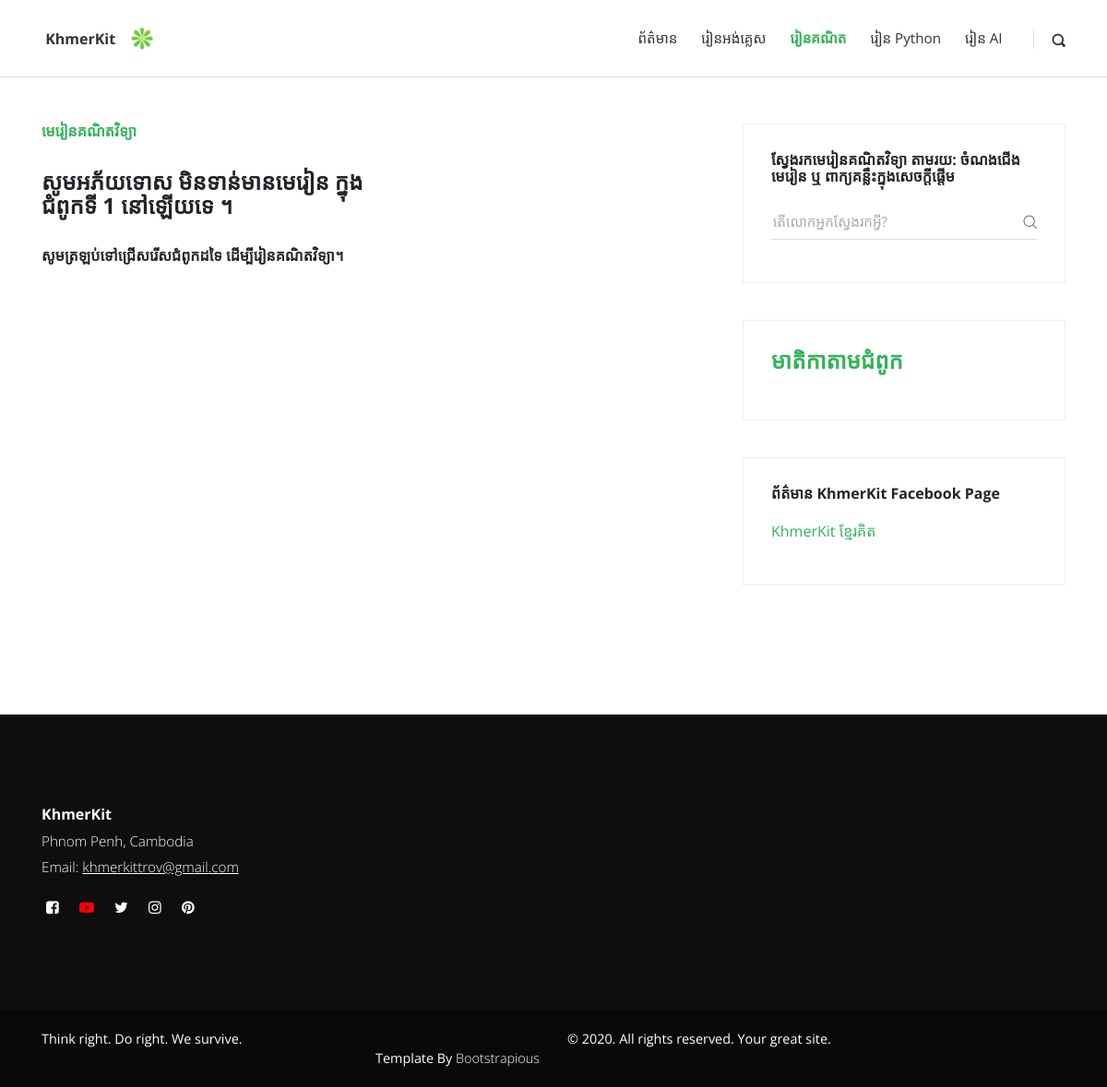
/mathematics_chapter/1/, run on an earlier commit of the app's database.
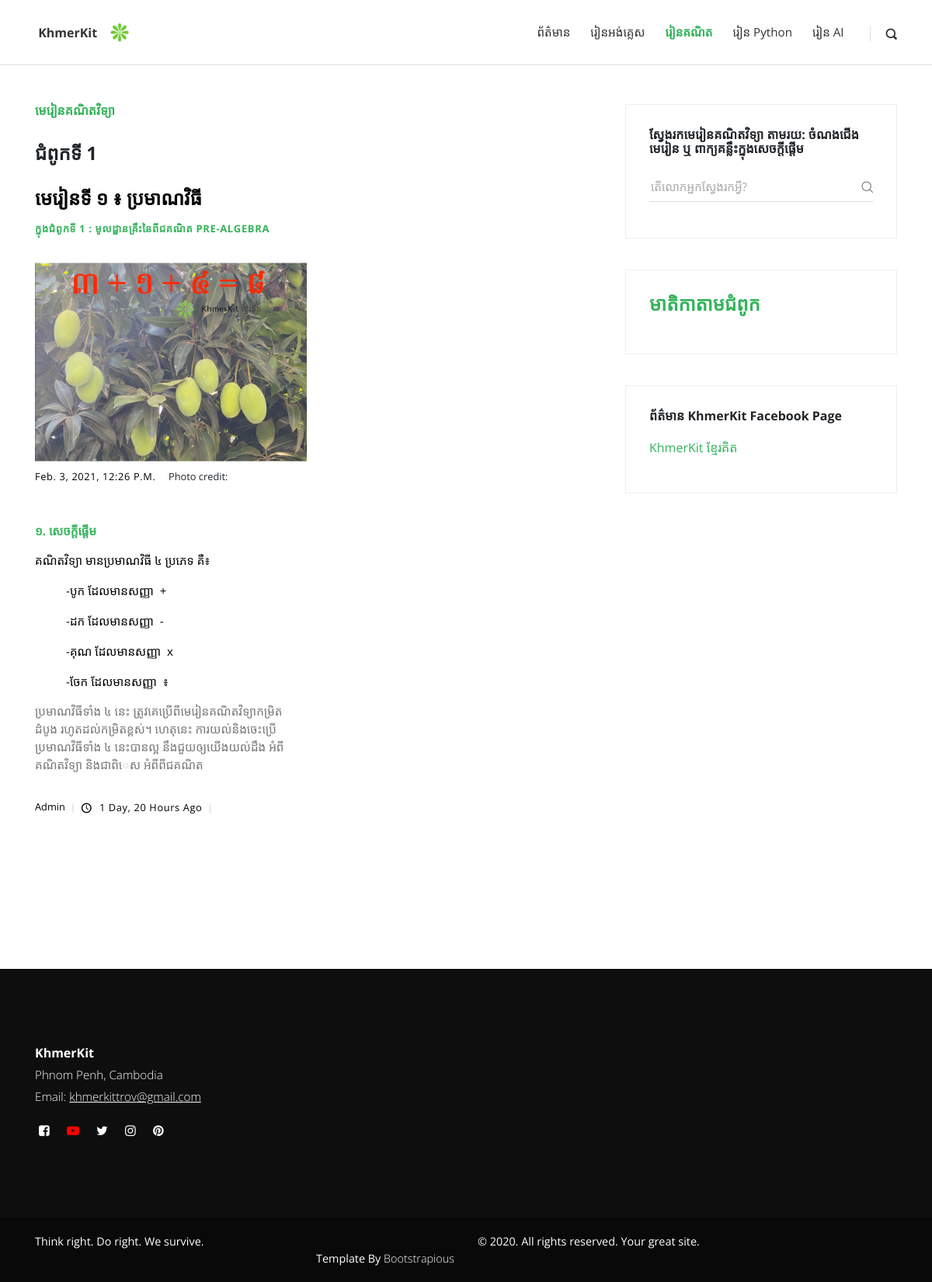
And on a later commit of the database.
### mathapp/models.py (models this page shows, shortened)
class Math_Unit(models.Model):
    title = models.CharField(max_length=250)
    chapter = models.ForeignKey(Math_Chapter, on_delete=models.CASCADE)
    date_posted = models.DateTimeField(default=timezone.now)
    content = RichTextField(blank=True, null=True)
    article1 = RichTextField(blank=True, null=True)
    thumbnailIndex = models.ImageField(default='default.png', blank=True, unique=False)
    photo_credit_thumbnailIndex = models.CharField(max_length=50, default='?')
    video = EmbedVideoField(default='default.mp3', blank=True)
    thumbnail1 = models.ImageField(default='default.png', blank=True, unique=False)
    photo_credit_thumbnail1 = models.CharField(max_length=50, default='?')
    article2 = RichTextField(blank=True, null=True)
    thumbnail2 = models.ImageField(default='default.png', blank=True)
    photo_credit_thumbnail2 = models.CharField(max_length=50, default='?')
    article3 = RichTextField(blank=True, null=True)
    thumbnail3 = models.ImageField(default='default.png', blank=True)
    photo_credit_thumbnail3 = models.CharField(max_length=50, default='?')
    author = models.ForeignKey(User, on_delete=models.CASCADE)
    class Meta:
        verbose_name = 'Math_Unit'
        verbose_name_plural = 'Math_Units'

class Math_Chapter(models.Model):
    title = models.CharField(max_length=200, unique= True)
    description = models.CharField(max_length=250, default=True)
    class Meta:
        ordering = ('title', )
        verbose_name = 'Math_Chapter'
        verbose_name_plural = 'Math_Chapters'

### mathapp/views.py (the view)
# urls.py: path('mathematics_chapter/<str:mathcpt>/', views.math_each_chapter, name='math-each-chapter-page'),
def math_each_chapter(request, mathcpt):
    chapter_units = Math_Unit.objects.filter(chapter=mathcpt)
    query = request.GET.get('q')
    if query:
        chapter_units = chapter_units.filter(Q(mathcpt__icontains=query)
        )
    context = {
        'mathcpt' : mathcpt,
        'chapter_units': chapter_units
    }
    return render(request, 'math_each_chapter.html', context)

### templates/math_each_chapter.html (shortened to what this page needs)
{% load static %}
<!DOCTYPE html>
<html>
  <head>
    <link rel="stylesheet" href="{% static 'vendor/bootstrap/css/bootstrap.min.css'%}">
    <link rel="stylesheet" href="{% static 'vendor/font-awesome/css/font-awesome.min.css'%}">
    <link rel="stylesheet" href="{% static 'css/fontastic.css'%}">
    <link rel="stylesheet" href="{% static 'vendor/@fancyapps/fancybox/jquery.fancybox.min.css'%}">
    <link rel="stylesheet" href="{% static 'css/style.green.css'%}" id="theme-stylesheet">
  </head>
  <body>
    <header class="header">
      <nav class="navbar navbar-expand-lg">
        <div class="container">
          <div class="navbar-header d-flex align-items-center justify-content-between">
             <a href="/" class="navbar-brand">&nbsp;KhmerKit</a>
             <a href="/" class="navbar-brand"><img src="{% static 'img/greenflowerfit.png'%}"></a>
          </div>
          <div id="navbarcollapse" class="collapse navbar-collapse">
            <ul class="navbar-nav ml-auto">
              <li class="nav-item"><a href="/" class="nav-link">ព័ត៌មាន</a>
              </li>
              <li class="nav-item"><a href="/english_tutorial" class="nav-link">រៀនអង់គ្លេស</a>
              </li>
              <li class="nav-item"><a href="/mathematics_tutorial" class="nav-link active">រៀនគណិត</a>
              </li>
              <li class="nav-item"><a href="/python_tutorial" class="nav-link">រៀន Python</a>
              </li>
              <li class="nav-item"><a href="/artificial_intelligence_tutorial" class="nav-link">រៀន AI</a>
              </li>
            </ul>
            <div class="navbar-text">
              <a href="#" class="search-btn"><i class="icon-search-1"></i>
              </a>
            </div>
          </div>
        </div>
      </nav>
    </header>
    <div class="container">
      <div class="row">
        <main class="posts-listing col-lg-8">
          <div class="container">
           <div class="row">
            {% if chapter_units %}
                 <div class="post col-xl-6">
                     <h6 style="color:#33b35a"> មេរៀនគណិតវិទ្យា </h6>
                     <br>
                     <h4> ជំពូកទី {{mathcpt}} </h4>
                     <br />
                    {% for m in chapter_units %}
                      <h3 class="h4">
                        <a href="{% url 'math-details' m.pk %}" style="color:#000000" >{{ m.title }}
                        </a>
                      </h3>
                      <div class="post-meta d-flex justify-content-between">
                          <div class="category"><a href="{% url 'math-chapter-list-page'%}"> ក្នុងជំពូកទី {{ m.chapter.id }} : {{ m.chapter.title }}</a></div>
                      </div>
                      <br>
                      <div class="post-thumbnail"><a href="{% url 'math-details' m.pk %}"><img src="{{ m.thumbnailIndex.url }}" alt="..." class="img-fluid"></a></div>
                      <div class="post-details">
                          <div class="post-meta d-flex justify-content-start">
                            <div class="date meta-last" style="color:#000000" >{{ m.date_posted }}</div>
                            <div class> Photo credit: {{ m.photo_credit }}</div>
                          </div>
                          <p class="text-muted"><a href="{% url 'math-details' m.pk %}" style="color:#000000" >{{ m.content|safe }}</a></p>
                          <footer class="post-footer d-flex align-items-center">
                            <div class="title"><a href="mailto:khmerkittrov@gmail.com" style="color:#000000" ><span>{{ m.author }}</span></a></div>
                            <div class="date" style="color:#000000" ><i class="icon-clock"></i> {{ m.date_posted|timesince }} ago</div>
                          </footer>
                      </div>
                      <br>
                      <br>
                    {% endfor %}
                 </div>
            {% else %}
                <div class="post col-xl-6">
                      <h6 style="color:#33b35a"> មេរៀនគណិតវិទ្យា </h6>
                        <br>
                      <h4>សូមអភ័យទោស មិនទាន់មានមេរៀន ក្នុងជំពូកទី {{mathcpt}} នៅឡើយទេ ។</h4>
                        <br>
                      <h6>សូមត្រឡប់ទៅជ្រើសរើសជំពូកដទៃ ដើម្បីរៀនគណិតវិទ្យា។</h6>
                </div>
            {% endif %}
           </div>
          </div>
        </main>
       <aside class="col-lg-4">
          <div class="widget search">
            <header>
              <h3 class="h6">ស្វែងរកមេរៀនគណិតវិទ្យា តាមរយ: ចំណងជើងមេរៀន ឬ ពាក្យគន្លឹះក្នុងសេចក្តីផ្តើម</h3>
            </header>
            <form action="{% url 'math-search-result-page' %}" class="search-form">
              <div class="form-group">
                <input type="text" name = "q" placeholder="តើលោកអ្នកស្វែងរកអ្វី?">
                <button type="submit" class="submit"><i class="icon-search"></i></button>
              </div>
            </form>
          </div>
       <div class="widget categories">
            <header>
              <h4><a href="{% url 'math-chapter-list-page' %}">មាតិកាតាមជំពូក</a></h4>
            </header>
       </div>
       <div class="widget tags">
            <header>
              <h3 class="h6">ព័ត៌មាន KhmerKit Facebook Page</h3>
            </header>
            <div class="fb-page" data-href="https://www.facebook.com/KhmerKit-&#x1781;&#x17d2;&#x1798;&#x17c2;&#x179a;&#x1782;&#x17b7;&#x178f;-100759281519898/" data-tabs="" data-width="200" data-height="" data-small-header="false" data-adapt-container-width="true" data-hide-cover="false" data-show-facepile="true"><blockquote cite="https://www.facebook.com/KhmerKit-&#x1781;&#x17d2;&#x1798;&#x17c2;&#x179a;&#x1782;&#x17b7;&#x178f;-100759281519898/" class="fb-xfbml-parse-ignore"><a href="https://www.facebook.com/KhmerKit-&#x1781;&#x17d2;&#x1798;&#x17c2;&#x179a;&#x1782;&#x17b7;&#x178f;-100759281519898/">KhmerKit ខ្មែរគិត</a></blockquote></div>
       </div>
        </aside>
      </div>
    </div>
    <footer class="main-footer">
      <div class="container">
        <div class="row">
          <div class="col-md-4">
            <div class="logo">
              <h6 class="text-white">KhmerKit</h6>
            </div>
            <div class="contact-details">
              <p>Phnom Penh, Cambodia</p>
              <p>Email: <a href="mailto:khmerkittrov@gmail.com">khmerkittrov@gmail.com</a></p>
              <ul class="social-menu">
                <li class="list-inline-item"><a href="https://www.facebook.com/KhmerKit-%E1%9E%81%E1%9F%92%E1%9E%98%E1%9F%82%E1%9E%9A%E1%9E%82%E1%9E%B7%E1%9E%8F-100759281519898"><i class="fa fa-facebook-square"></i></a></li>
                <li class="list-inline-item"><a href="https://www.youtube.com/channel/UCP4U11tWLJaEYgcpLyLvtDg"><i class="fa fa-youtube-play" style="color:red"></i></a></li>
                <li class="list-inline-item"><a href="https://twitter.com/KhmerKit"><i class="fa fa-twitter"></i></a></li>
                <li class="list-inline-item"><a href="#"><i class="fa fa-instagram"></i></a></li>
                <li class="list-inline-item"><a href="#"><i class="fa fa-pinterest"></i></a></li>
              </ul>
            </div>
          </div>
        </div>
      </div>
      <div class="copyrights">
        <div class="container">
          <div class="row">
            <div class="col-md-6">
              <p> Think right. Do right. We survive.</p>
            </div>
            <div class="col-md-6">
              <p>&copy; 2020. All rights reserved. Your great site.</p>
            </div>
            <div class="col-md-6 text-right">
              <p>Template By <a href="https://bootstrapious.com/p/bootstrap-carousel" class="text-white">Bootstrapious</a>
              </p>
            </div>
          </div>
        </div>
      </div>
    </footer>
  </body>
</html>

### static/css/style.green.css (style rules this page uses)
body { overflow-x: hidden; }
strong { font-weight: 700; }
a, i, span { display: inline-block; text-decoration: none; -webkit-transition: all 0.3s; transition: all 0.3s; }
a i { -webkit-transition: none; transition: none; }
ul { margin: 0; padding: 0; }
button, input { outline: none !important; font-family: "Open Sans", sans-serif; }
button { cursor: pointer; }
main, aside { padding: 50px 0 100px; }
.widget { margin-bottom: 40px; padding: 30px; border: 1px solid #eee; }
.widget header { margin-bottom: 20px; }
.category a { color: #33b35a; letter-spacing: 0.08em; font-weight: 700; text-transform: uppercase; text-decoration: none; font-size: 13px; }
.category a::after { content: ','; color: #ddd; display: inline-block; margin-right: 5px; }
.category a:last-of-type::after { display: none; }
i[class*="icon-"] { -webkit-transform: translateY(3px); transform: translateY(3px); }
.text-white { color: #fff; }
h1, h2, h3, h4, h5, h6 { margin-bottom: 15px; }
.navbar { background: #fff; padding-top: 20px !important; padding-bottom: 20px !important; z-index: 9998; border-bottom: 1px solid #ddd; }
.navbar .langs a:first-of-type, .navbar .search-btn { margin-left: 20px; padding-left: 20px; border-left: 1px solid #ddd; height: 20px; line-height: 20px; }
.navbar .search-btn { color: #333; font-size: 0.9em; }
.navbar .navbar-nav a.nav-link { color: #333; margin: 0 5px; font-weight: 400; font-size: 0.95em; }
.navbar .navbar-nav a.nav-link.active { color: #33b35a; font-weight: bold; }
.post-meta { margin: 10px 0; font-size: 0.8em; }
.post-meta .date { text-transform: uppercase; font-weight: 400; }
.post-meta .date::after { display: none; }
.post p:not(.lead) { font-weight: 400; color: #777; font-size: 0.95em; }
.post a { text-decoration: none; }
.post h3 { line-height: 1.1em; color: #222; -webkit-transition: all 0.3s; transition: all 0.3s; margin-bottom: 1rem; }
.post .category a { color: #33b35a; letter-spacing: 0.05em; font-weight: 700; text-transform: uppercase; text-decoration: none; }
.post .date { letter-spacing: 0.05em; font-weight: 400; text-transform: uppercase; color: #aaa; }
.post .title, .post .date, .post .comments, .post .views { font-weight: 400; color: #999; text-transform: capitalize; }
.post .title i, .post .date i, .post .comments i, .post .views i { margin-right: 5px; font-size: 1.1em; }
.post .title::after, .post .date::after, .post .comments::after, .post .views::after { content: '|'; display: inline-block; margin: 0 7px; font-size: 0.9em; color: #ccc; }
.post .meta-last::after { display: none; }
footer.main-footer { background: #0e0e0e; padding: 100px 0 0; color: #fff; }
footer.main-footer .contact-details p { font-weight: 300; color: #fff; margin-bottom: 5px; font-size: 0.95em; }
footer.main-footer .contact-details a { text-decoration: underline; margin-bottom: 0; }
footer.main-footer a { color: inherit; font-weight: 300; margin-bottom: 7px; }
footer.main-footer ul { margin-right: 30px; }
footer.main-footer .copyrights { background: #090909; margin-top: 100px; padding: 20px 0; font-size: 0.9em; }
footer.main-footer .copyrights * { margin-bottom: 0; }
footer.main-footer .social-menu { margin-top: 20px; }
footer.main-footer .social-menu li { padding: 0 5px; }
main.posts-listing { padding-top: 50px; padding-left: 0; padding-right: 0; }
main.posts-listing .post { margin-bottom: 50px; }
main.posts-listing .post-footer { font-size: 0.8em; }
.widget.search .form-group { position: relative; }
.widget.search input { width: 100%; height: 40px; line-height: 40px; border: none; border-bottom: 1px solid #ddd; font-size: 0.95em; font-family: "Open Sans", sans-serif; font-weight: 400; background: none; }
.widget.search .submit { height: 40px; padding: 0; line-height: 40px; background: none; border: none; color: #555; font-size: 0.9em; position: absolute; top: 0; right: 0; }
.navbar { padding: 0.5rem 1rem; }
.navbar-brand { display: inline-block; padding-top: 0.5rem; padding-bottom: 0.5rem; margin-right: 1rem; font-size: 1rem; color: #333; font-weight: bold; }
body { font-family: "Open Sans", sans-serif; font-size: 1rem; font-weight: normal; line-height: 1.5; color: #212529; background-color: #fff; }
a { color: #33b35a; text-decoration: none; }
h1, h2, h3, h4, h5, h6, .h1, .h2, .h3, .h4, .h5, .h6 { margin-bottom: 0.5rem; font-family: inherit; font-weight: 700; line-height: 1.1; color: inherit; }
h3, .h3 { font-size: 1.75rem; }
h4, .h4 { font-size: 1.5rem; }
h6, .h6 { font-size: 1rem; }

What changed in the data, as far as the page shows it:
added Math_Unit: title "មេរៀនទី ១ ៖ ប្រមាណវិធី", chapter.id "1", chapter "មូលដ្ឋានគ្រឹះនៃពីជគណិត PRE-ALGEBRA", thumbnailIndex (picture), date_posted "Feb. 3, 2021, 12:26 P.m.", content "១. សេចក្តីផ្តើម គណិតវិទ្យា មានប្រមាណវិធី ៤ ប្រភេទ គឺ៖ -បូក ដែលមានសញ្ញា + -ដក ដែលមានសញ្ញា - -គុណ ដែលមានសញ្ញា x -ចែក ដែលមានសញ្ញា ៖ ប្រមាណវិធីទាំង ៤ នេះ ត្រូវគេប្រើពីមេរៀនគណិតវិទ្យាកម្រិតដំបូង រហូតដល់កម្រិតខ្ពស់។ ហេតុនេះ ការយល់និងចេះប្រើប្រមាណវិធីទាំង ៤ នេះបានល្អ នឹងជួយឲ្យយើងយល់ដឹង អំពីគណិតវិទ្យា និងជាពិេស អំពីពីជគណិត", author "Admin", date_posted "1 Day, 20 Hours"
Also different on the page:
{{ mathcpt }}: (not shown) → "1"
{{ mathcpt }}: "1" → (not shown)
text no longer shown: "សូមអភ័យទោស មិនទាន់មានមេរៀន ក្នុងជំពូកទី នៅឡើយទេ ។ សូមត្រឡប់ទៅជ្រើសរើសជំពូកដទៃ ដើម្បីរៀនគណិតវិទ្យា។"
text now shown: "ជំពូកទី"
